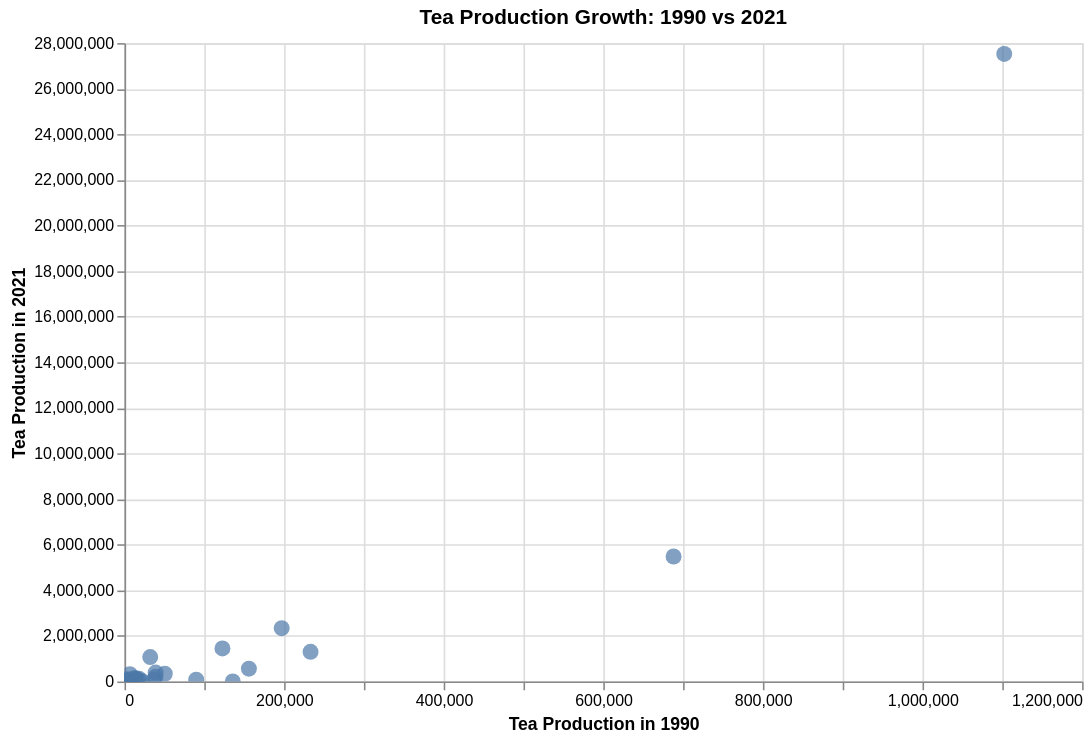

The code cell stored with this chart in its notebook:
### Markdown cell above
For the research question, ""What is the overall nutritional profile of tea (overall)?" based on the bar chart, I see that carbohydrates are the most prevalent macronutrient in the profile, at around 18 grams, followed by sugars, protein and then fat. Sugars also make up about 3/4 (75%) of the profile which suggests that the beverage is pretty sweet. We also saw that it has a decent amount of protein ~ 12 grams and minimial fat.

### Code cell
# Research Question: "To what extent does tea production in 1990 correlate to tea production in 2021?"
# Scatterplot

import pandas as pd
import altair as alt

early_year = 1990
latest_year = 2021

# Getting the years
tea_1990 = tea_long[tea_long['Year'] == early_year][['Country', 'Quantity']]
tea_2021 = tea_long[tea_long['Year'] == latest_year][['Country', 'Quantity']]

tea_1990 = tea_1990.rename(columns={'Quantity': 'Production_1990'})
tea_2021 = tea_2021.rename(columns={'Quantity': 'Production_2021'})

# Merging
tea_growth = pd.merge(tea_1990, tea_2021, on="Country")

# Plotting
scatter = alt.Chart(tea_growth).mark_circle(size=100, opacity=0.7).encode(
    x=alt.X('Production_1990:Q', title='Tea Production in 1990', scale=alt.Scale(domain=[0, tea_growth['Production_1990'].max()], nice=True, zero=True)),
    y=alt.Y('Production_2021:Q', title='Tea Production in 2021', scale=alt.Scale(domain=[0, tea_growth['Production_2021'].max()], nice=True,  zero=True)),
    tooltip=['Country', 'Production_1990', 'Production_2021']
).properties(
    width = 600,
    height= 400,
    title='Tea Production Growth: 1990 vs 2021'
).interactive()

scatter

### Figure 1 — Vega-Lite specification as saved in the notebook (floating-point values rounded to 4 significant figures)
{"config": {"view": {"continuousWidth": 300, "continuousHeight": 300}}, "data": {"name": "data-b375af7308237a75d0dab8fe2979439c"}, "mark": {"type": "circle", "opacity": 0.7, "size": 100}, "encoding": {"tooltip": [{"field": "Country", "type": "nominal"}, {"field": "Production_1990", "type": "quantitative"}, {"field": "Production_2021", "type": "quantitative"}], "x": {"field": "Production_1990", "scale": {"domain": [0, 1102000.0], "nice": true, "zero": true}, "title": "Tea Production in 1990", "type": "quantitative"}, "y": {"field": "Production_2021", "scale": {"domain": [0, 27530000.0], "nice": true, "zero": true}, "title": "Tea Production in 2021", "type": "quantitative"}}, "height": 400, "params": [{"name": "param_100", "select": {"type": "interval", "encodings": ["x", "y"]}, "bind": "scales"}], "title": "Tea Production Growth: 1990 vs 2021", "width": 600, "$schema": "https://vega.github.io/schema/vega-lite/v5.20.1.json", "datasets": {"data-b375af7308237a75d0dab8fe2979439c": [{"Country": "Argentina", "Production_1990": 50500.0, "Production_2021": 339300.0}, {"Country": "Azerbaijan", "Production_1990": 0.0, "Production_2021": 1178.0}, {"Country": "Bangladesh", "Production_1990": 39080.0, "Production_2021": 393000.0}, {"Country": "Bolivia (Plurinational State of)", "Production_1990": 500.0, "Production_2021": 1209.0}, {"Country": "Brazil", "Production_1990": 9813.0, "Production_2021": 469.0}, {"Country": "Burundi", "Production_1990": 4040.0, "Production_2021": 50360.0}, {"Country": "Cameroon", "Production_1990": 2900.0, "Production_2021": 5559.0}, {"Country": "China", "Production_1990": 1102000.0, "Production_2021": 27530000.0}, {"Country": "China, Taiwan Province of", "Production_1990": 22300.0, "Production_2021": 11880.0}, {"Country": "Colombia", "Production_1990": 0.0, "Production_2021": 223.2}, {"Country": "Democratic Republic of the Congo", "Production_1990": 3114.0, "Production_2021": 4055.0}, {"Country": "Ecuador", "Production_1990": 2428.0, "Production_2021": 1622.0}, {"Country": "El Salvador", "Production_1990": 20.0, "Production_2021": 631.9}, {"Country": "Ethiopia", "Production_1990": 0.0, "Production_2021": 10490.0}, {"Country": "Ethiopia PDR", "Production_1990": 500.0, "Production_2021": 0.0}, {"Country": "Georgia", "Production_1990": 0.0, "Production_2021": 2900.0}, {"Country": "Guatemala", "Production_1990": 460.0, "Production_2021": 551.5}, {"Country": "India", "Production_1990": 688100.0, "Production_2021": 5482000.0}, {"Country": "Indonesia", "Production_1990": 155900.0, "Production_2021": 563000.0}, {"Country": "Iran (Islamic Republic of)", "Production_1990": 37090.0, "Production_2021": 83470.0}, {"Country": "Japan", "Production_1990": 89900.0, "Production_2021": 78100.0}, {"Country": "Kenya", "Production_1990": 197000.0, "Production_2021": 2338000.0}, {"Country": "Lao People's Democratic Republic", "Production_1990": 1616.0, "Production_2021": 10720.0}, {"Country": "Madagascar", "Production_1990": 280.0, "Production_2021": 403.4}, {"Country": "Malawi", "Production_1990": 38920.0, "Production_2021": 205400.0}, {"Country": "Malaysia", "Production_1990": 6200.0, "Production_2021": 7078.0}, {"Country": "Mali", "Production_1990": 159.0, "Production_2021": 92.42}, {"Country": "Mauritius", "Production_1990": 5751.0, "Production_2021": 1097.0}, {"Country": "Montenegro", "Production_1990": 0.0, "Production_2021": 100.0}, {"Country": "Mozambique", "Production_1990": 4000.0, "Production_2021": 30660.0}, {"Country": "Myanmar", "Production_1990": 14900.0, "Production_2021": 115800.0}, {"Country": "Nepal", "Production_1990": 1249.0, "Production_2021": 103000.0}, {"Country": "Panama", "Production_1990": 196.0, "Production_2021": 0.0}, {"Country": "Papua New Guinea", "Production_1990": 6985.0, "Production_2021": 5551.0}, {"Country": "Peru", "Production_1990": 1648.0, "Production_2021": 1707.0}, {"Country": "Portugal", "Production_1990": 184.0, "Production_2021": 0.0}, {"Country": "Republic of Korea", "Production_1990": 254.0, "Production_2021": 2334.0}, {"Country": "Russian Federation", "Production_1990": 135700.0, "Production_2021": 229.3}, {"Country": "Rwanda", "Production_1990": 12850.0, "Production_2021": 149600.0}, {"Country": "Réunion", "Production_1990": 359.0, "Production_2021": 0.0}, {"Country": "Seychelles", "Production_1990": 219.0, "Production_2021": 7.73}, {"Country": "South Africa", "Production_1990": 12440.0, "Production_2021": 1807.0}, {"Country": "Sri Lanka", "Production_1990": 233200.0, "Production_2021": 1302000.0}, {"Country": "Thailand", "Production_1990": 6500.0, "Production_2021": 98720.0}, {"Country": "Türkiye", "Production_1990": 122800.0, "Production_2021": 1450000.0}, {"Country": "Uganda", "Production_1990": 6704.0, "Production_2021": 320700.0}, {"Country": "United Republic of Tanzania", "Production_1990": 18090.0, "Production_2021": 120000.0}, {"Country": "Viet Nam", "Production_1990": 32250.0, "Production_2021": 1073000.0}, {"Country": "Zambia", "Production_1990": 560.0, "Production_2021": 932.2}, {"Country": "Zimbabwe", "Production_1990": 17000.0, "Production_2021": 65380.0}]}}
